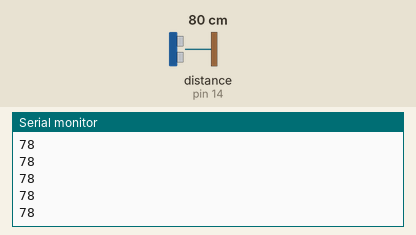
This sketch was run on a simulated Arduino Uno, built with avr-gcc and run on an emulated ATmega328P. Shown: the last lines printed to the serial monitor. Wiring (inferred from the names in the program): ultrasonic range finder: trigger pin 16; echo pin 14. The inputs (shaded band) are chosen by the test bench; at power-on: distance to the obstacle (sensor on pin 14) 80 cm. The echo pulse lasts 58.3 µs per cm.

Above: at 1.2 s.
1.3 s: distance to the obstacle (sensor on pin 14) set to 2 cm
At 2.1 s:
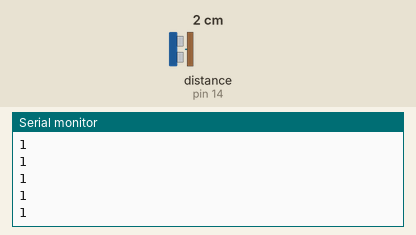
2.8 s: distance to the obstacle (sensor on pin 14) set to 4 cm
At 3.5 s:
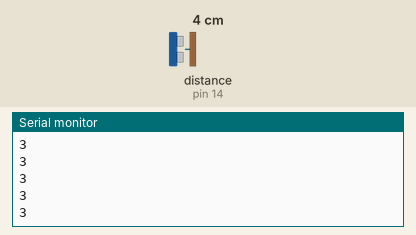
Timing chart, 0 to 5.8 s (numbered marks = the images above; inputs shaded):
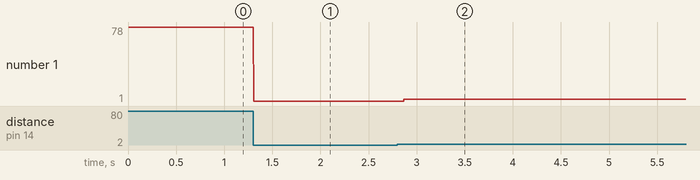

Measured:
- after the input at 1.3 s, the serial monitor: prints a new line at once (image 1)
- after the input at 2.8 s, the serial monitor: prints a new line after 0.07 s (image 2)
- plotted number 1: 78 → 1 after the input at 1.3 s, 1 → 3 after the input at 2.8 s

The sketch:

Ultrasonic_IR_code.ino
```cpp
// defines pins numbers
const int trigPin = 16;
const int echoPin = 14;
const int sensorPin = HIGH;
// defines variables
long duration;
int distance;


void setup() {
pinMode(trigPin, OUTPUT); // Sets the trigPin as an Output
pinMode(echoPin, INPUT); // Sets the echoPin as an Input
pinMode(sensorPin, INPUT);//the input pin on the proximity sensor
Serial.begin(9600); // Starts the serial communication
}


void loop() {
// Clears the trigPin
digitalWrite(trigPin, LOW);
delayMicroseconds(2);
// Sets the trigPin on HIGH state for 10 micro seconds
digitalWrite(trigPin, HIGH);
delayMicroseconds(10);
digitalWrite(trigPin, LOW);
// Reads the echoPin, returns the sound wave travel time in microseconds
duration = pulseIn(echoPin, HIGH);
// Calculating the distance
distance= duration*0.034/2;
// Prints the distance on the Serial Monitor
if (distance < 5)
{
  if (sensorPin == LOW)
  {
    Serial.println("OBSTACLE!!, OBSTACLE!!");
  }
  else
  {
    Serial.println(distance);
  }
}
else
{
        Serial.println(distance);
}

}
```
